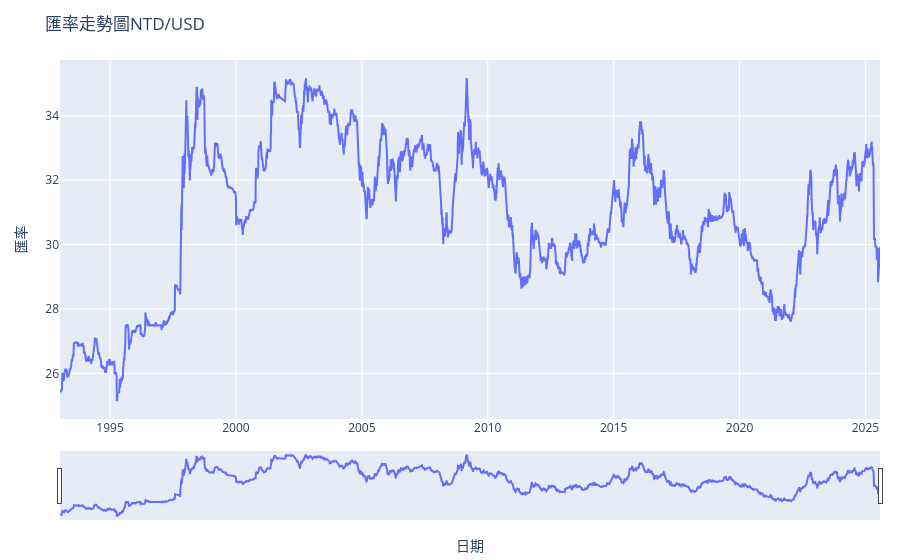

The notebook cell saved with this chart:
### Code cell
# 連接 MySQL
engine = create_engine("mysql+mysqlconnector://root:YOUR_MYSQL_PASSWORD@localhost/exchange_db")
query = "SELECT Date, NTD_USD FROM bp01d01_rates ORDER BY Date"
df = pd.read_sql(query, engine, parse_dates=["Date"])

fig = go.Figure()

fig.add_trace(go.Scatter(
    x=df["Date"],
    y=df["NTD_USD"],
    mode='lines',
    name='新台幣對美元'
))

fig.update_layout(
    title="匯率走勢圖NTD/USD",
    xaxis_title="日期",
    yaxis_title="匯率",
    margin={"t": 60, "b": 40, "l": 60, "r": 20},
    xaxis=dict(
        rangeslider=dict(visible=True),  # 顯示橫向滑桿
        fixedrange=False
    ),
    yaxis=dict(fixedrange=False)
)

fig.show()

### Figure 1 — Plotly figure (JSON) as saved in the notebook; plotly's stock layout.template omitted (floating-point values rounded to 4 significant figures; data arrays with more than 128 entries replaced by an {"elided": "..."} marker saying what was removed)
{"data": [{"mode": "lines", "name": "新台幣對美元", "type": "scatter", "x": {"elided": "8102 str values"}, "y": {"elided": "8102 float values"}}], "layout": {"margin": {"b": 40, "l": 60, "r": 20, "t": 60}, "title": {"text": "匯率走勢圖NTD/USD"}, "xaxis": {"fixedrange": false, "rangeslider": {"visible": true}, "title": {"text": "日期"}}, "yaxis": {"fixedrange": false, "title": {"text": "匯率"}}}}
